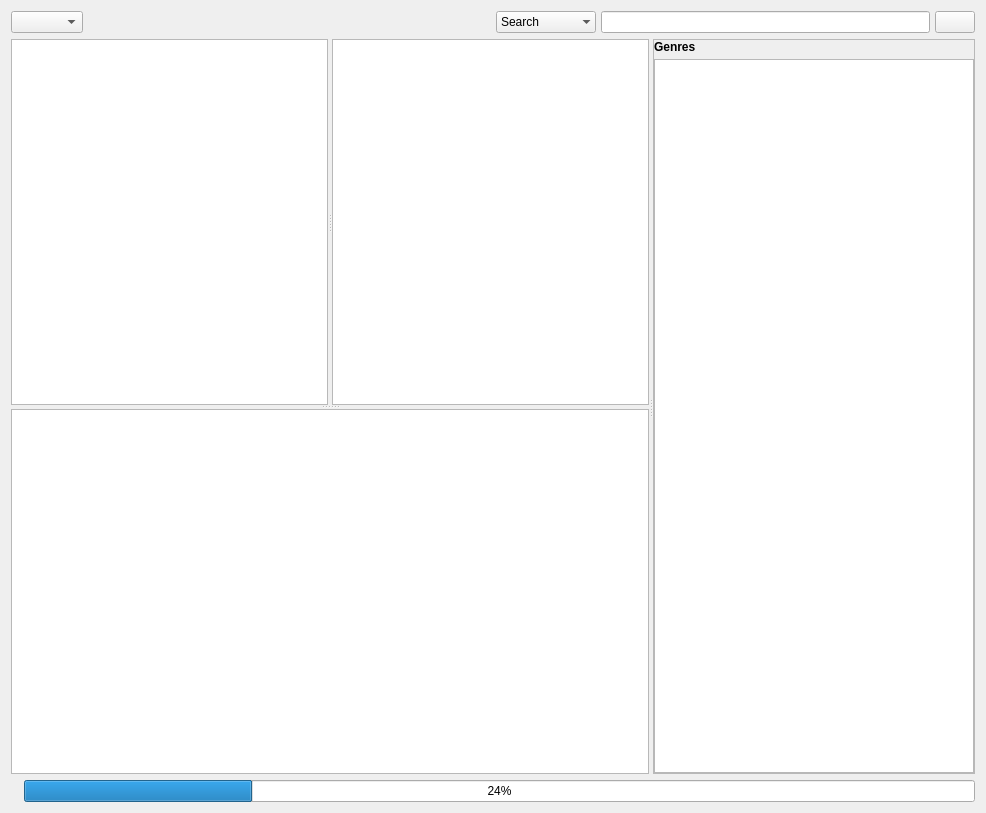
<?xml version="1.0" encoding="UTF-8"?>
<ui version="4.0">
 <class>GUI_LocalLibrary</class>
 <widget class="QWidget" name="GUI_LocalLibrary">
  <property name="geometry">
   <rect>
    <x>0</x>
    <y>0</y>
    <width>986</width>
    <height>813</height>
   </rect>
  </property>
  <property name="sizePolicy">
   <sizepolicy hsizetype="MinimumExpanding" vsizetype="MinimumExpanding">
    <horstretch>0</horstretch>
    <verstretch>0</verstretch>
   </sizepolicy>
  </property>
  <property name="focusPolicy">
   <enum>Qt::ClickFocus</enum>
  </property>
  <property name="acceptDrops">
   <bool>true</bool>
  </property>
  <property name="windowTitle">
   <string>Library</string>
  </property>
  <layout class="QGridLayout" name="gridLayout_2">
   <item row="0" column="0">
    <layout class="QHBoxLayout" name="horizontalLayout">
     <item>
      <widget class="QComboBox" name="combo_lib_chooser">
       <property name="focusPolicy">
        <enum>Qt::TabFocus</enum>
       </property>
      </widget>
     </item>
     <item>
      <spacer name="horizontalSpacer_2">
       <property name="orientation">
        <enum>Qt::Horizontal</enum>
       </property>
       <property name="sizeHint" stdset="0">
        <size>
         <width>40</width>
         <height>20</height>
        </size>
       </property>
      </spacer>
     </item>
    </layout>
   </item>
   <item row="0" column="1">
    <layout class="QHBoxLayout" name="horizontalLayout_2">
     <property name="spacing">
      <number>5</number>
     </property>
     <item>
      <widget class="QComboBox" name="combo_searchfilter">
       <property name="sizePolicy">
        <sizepolicy hsizetype="Preferred" vsizetype="Minimum">
         <horstretch>0</horstretch>
         <verstretch>0</verstretch>
        </sizepolicy>
       </property>
       <property name="minimumSize">
        <size>
         <width>100</width>
         <height>0</height>
        </size>
       </property>
       <property name="focusPolicy">
        <enum>Qt::ClickFocus</enum>
       </property>
       <property name="toolTip">
        <string>Shortcuts: &lt;br /&gt;Search &lt;span style=&quot; font-weight:600;&quot;&gt;s: &lt;br /&gt; &lt;/span&gt;Genre &lt;span style=&quot; font-weight:600;&quot;&gt;g: &lt;br /&gt;&lt;/span&gt;Path &lt;span style=&quot; font-weight:600;&quot;&gt;p:&lt;br/&gt;</string>
       </property>
       <property name="currentIndex">
        <number>0</number>
       </property>
       <property name="sizeAdjustPolicy">
        <enum>QComboBox::AdjustToContents</enum>
       </property>
       <property name="frame">
        <bool>false</bool>
       </property>
       <item>
        <property name="text">
         <string>Search</string>
        </property>
       </item>
       <item>
        <property name="text">
         <string>Genre</string>
        </property>
       </item>
       <item>
        <property name="text">
         <string>Path</string>
        </property>
       </item>
      </widget>
     </item>
     <item>
      <widget class="QLineEdit" name="le_search">
       <property name="sizePolicy">
        <sizepolicy hsizetype="Expanding" vsizetype="Minimum">
         <horstretch>0</horstretch>
         <verstretch>0</verstretch>
        </sizepolicy>
       </property>
       <property name="focusPolicy">
        <enum>Qt::ClickFocus</enum>
       </property>
       <property name="toolTip">
        <string>Search for title, interprets and albums</string>
       </property>
      </widget>
     </item>
     <item>
      <widget class="QPushButton" name="btn_clear">
       <property name="sizePolicy">
        <sizepolicy hsizetype="Minimum" vsizetype="Minimum">
         <horstretch>0</horstretch>
         <verstretch>0</verstretch>
        </sizepolicy>
       </property>
       <property name="focusPolicy">
        <enum>Qt::ClickFocus</enum>
       </property>
       <property name="toolTip">
        <string>Show all interprets, albums, tracks</string>
       </property>
       <property name="text">
        <string/>
       </property>
       <property name="icon">
        <iconset resource="../Resources/Icons.qrc">
         <normaloff>:/Icons/broom.png</normaloff>:/Icons/broom.png</iconset>
       </property>
       <property name="iconSize">
        <size>
         <width>16</width>
         <height>16</height>
        </size>
       </property>
      </widget>
     </item>
    </layout>
   </item>
   <item row="1" column="0" colspan="2">
    <widget class="QStackedWidget" name="stacked_widget">
     <property name="currentIndex">
      <number>0</number>
     </property>
     <widget class="QWidget" name="page_library">
      <layout class="QGridLayout" name="gridLayout_3">
       <property name="margin">
        <number>0</number>
       </property>
       <item row="1" column="0" colspan="2">
        <widget class="QSplitter" name="splitter_genre">
         <property name="sizePolicy">
          <sizepolicy hsizetype="Expanding" vsizetype="MinimumExpanding">
           <horstretch>0</horstretch>
           <verstretch>0</verstretch>
          </sizepolicy>
         </property>
         <property name="orientation">
          <enum>Qt::Horizontal</enum>
         </property>
         <widget class="QSplitter" name="splitter_tracks">
          <property name="orientation">
           <enum>Qt::Vertical</enum>
          </property>
          <widget class="QSplitter" name="splitter_artist_album">
           <property name="orientation">
            <enum>Qt::Horizontal</enum>
           </property>
           <widget class="LibraryView" name="lv_artist">
            <property name="sizePolicy">
             <sizepolicy hsizetype="MinimumExpanding" vsizetype="Expanding">
              <horstretch>0</horstretch>
              <verstretch>0</verstretch>
             </sizepolicy>
            </property>
            <property name="focusPolicy">
             <enum>Qt::StrongFocus</enum>
            </property>
            <property name="acceptDrops">
             <bool>true</bool>
            </property>
            <property name="editTriggers">
             <set>QAbstractItemView::NoEditTriggers</set>
            </property>
            <property name="tabKeyNavigation">
             <bool>false</bool>
            </property>
            <property name="dragEnabled">
             <bool>true</bool>
            </property>
            <property name="dragDropMode">
             <enum>QAbstractItemView::DragDrop</enum>
            </property>
            <property name="alternatingRowColors">
             <bool>true</bool>
            </property>
            <property name="selectionBehavior">
             <enum>QAbstractItemView::SelectRows</enum>
            </property>
            <property name="showGrid">
             <bool>false</bool>
            </property>
            <property name="gridStyle">
             <enum>Qt::NoPen</enum>
            </property>
            <property name="sortingEnabled">
             <bool>true</bool>
            </property>
            <property name="wordWrap">
             <bool>false</bool>
            </property>
            <attribute name="horizontalHeaderHighlightSections">
             <bool>false</bool>
            </attribute>
            <attribute name="horizontalHeaderStretchLastSection">
             <bool>true</bool>
            </attribute>
            <attribute name="verticalHeaderVisible">
             <bool>false</bool>
            </attribute>
            <attribute name="verticalHeaderDefaultSectionSize">
             <number>20</number>
            </attribute>
            <attribute name="verticalHeaderMinimumSectionSize">
             <number>20</number>
            </attribute>
           </widget>
           <widget class="LibraryViewAlbum" name="lv_album">
            <property name="sizePolicy">
             <sizepolicy hsizetype="MinimumExpanding" vsizetype="Expanding">
              <horstretch>0</horstretch>
              <verstretch>0</verstretch>
             </sizepolicy>
            </property>
            <property name="focusPolicy">
             <enum>Qt::StrongFocus</enum>
            </property>
            <property name="acceptDrops">
             <bool>true</bool>
            </property>
            <property name="editTriggers">
             <set>QAbstractItemView::CurrentChanged|QAbstractItemView::SelectedClicked</set>
            </property>
            <property name="tabKeyNavigation">
             <bool>false</bool>
            </property>
            <property name="dragEnabled">
             <bool>true</bool>
            </property>
            <property name="dragDropMode">
             <enum>QAbstractItemView::DragDrop</enum>
            </property>
            <property name="alternatingRowColors">
             <bool>true</bool>
            </property>
            <property name="selectionBehavior">
             <enum>QAbstractItemView::SelectRows</enum>
            </property>
            <property name="showGrid">
             <bool>false</bool>
            </property>
            <property name="gridStyle">
             <enum>Qt::DotLine</enum>
            </property>
            <property name="sortingEnabled">
             <bool>true</bool>
            </property>
            <property name="wordWrap">
             <bool>false</bool>
            </property>
            <attribute name="horizontalHeaderHighlightSections">
             <bool>false</bool>
            </attribute>
            <attribute name="horizontalHeaderStretchLastSection">
             <bool>true</bool>
            </attribute>
            <attribute name="verticalHeaderVisible">
             <bool>false</bool>
            </attribute>
            <attribute name="verticalHeaderDefaultSectionSize">
             <number>20</number>
            </attribute>
            <attribute name="verticalHeaderMinimumSectionSize">
             <number>20</number>
            </attribute>
           </widget>
          </widget>
          <widget class="LibraryView" name="tb_title">
           <property name="sizePolicy">
            <sizepolicy hsizetype="MinimumExpanding" vsizetype="MinimumExpanding">
             <horstretch>0</horstretch>
             <verstretch>0</verstretch>
            </sizepolicy>
           </property>
           <property name="focusPolicy">
            <enum>Qt::StrongFocus</enum>
           </property>
           <property name="acceptDrops">
            <bool>true</bool>
           </property>
           <property name="editTriggers">
            <set>QAbstractItemView::CurrentChanged|QAbstractItemView::SelectedClicked</set>
           </property>
           <property name="tabKeyNavigation">
            <bool>false</bool>
           </property>
           <property name="dragEnabled">
            <bool>true</bool>
           </property>
           <property name="dragDropMode">
            <enum>QAbstractItemView::DragDrop</enum>
           </property>
           <property name="alternatingRowColors">
            <bool>true</bool>
           </property>
           <property name="selectionBehavior">
            <enum>QAbstractItemView::SelectRows</enum>
           </property>
           <property name="showGrid">
            <bool>false</bool>
           </property>
           <property name="gridStyle">
            <enum>Qt::DotLine</enum>
           </property>
           <property name="sortingEnabled">
            <bool>true</bool>
           </property>
           <property name="wordWrap">
            <bool>false</bool>
           </property>
           <attribute name="horizontalHeaderCascadingSectionResizes">
            <bool>true</bool>
           </attribute>
           <attribute name="horizontalHeaderHighlightSections">
            <bool>false</bool>
           </attribute>
           <attribute name="horizontalHeaderMinimumSectionSize">
            <number>23</number>
           </attribute>
           <attribute name="horizontalHeaderShowSortIndicator" stdset="0">
            <bool>true</bool>
           </attribute>
           <attribute name="horizontalHeaderStretchLastSection">
            <bool>true</bool>
           </attribute>
           <attribute name="verticalHeaderVisible">
            <bool>false</bool>
           </attribute>
           <attribute name="verticalHeaderDefaultSectionSize">
            <number>20</number>
           </attribute>
           <attribute name="verticalHeaderMinimumSectionSize">
            <number>20</number>
           </attribute>
          </widget>
         </widget>
         <widget class="QFrame" name="genre_frame">
          <property name="sizePolicy">
           <sizepolicy hsizetype="Preferred" vsizetype="Preferred">
            <horstretch>0</horstretch>
            <verstretch>0</verstretch>
           </sizepolicy>
          </property>
          <property name="minimumSize">
           <size>
            <width>0</width>
            <height>100</height>
           </size>
          </property>
          <property name="frameShape">
           <enum>QFrame::StyledPanel</enum>
          </property>
          <property name="frameShadow">
           <enum>QFrame::Raised</enum>
          </property>
          <layout class="QGridLayout" name="gridLayout">
           <property name="verticalSpacing">
            <number>5</number>
           </property>
           <property name="margin">
            <number>0</number>
           </property>
           <item row="0" column="0">
            <widget class="QLabel" name="lab_genre">
             <property name="font">
              <font>
               <weight>75</weight>
               <bold>true</bold>
              </font>
             </property>
             <property name="text">
              <string>Genres</string>
             </property>
            </widget>
           </item>
           <item row="2" column="0">
            <widget class="QStackedWidget" name="stacked_genre_widget">
             <property name="currentIndex">
              <number>0</number>
             </property>
             <widget class="QWidget" name="page">
              <layout class="QGridLayout" name="gridLayout_5">
               <property name="horizontalSpacing">
                <number>0</number>
               </property>
               <property name="verticalSpacing">
                <number>3</number>
               </property>
               <property name="margin">
                <number>0</number>
               </property>
               <item row="0" column="0">
                <widget class="LibraryGenreView" name="lv_genres">
                 <property name="sizePolicy">
                  <sizepolicy hsizetype="Expanding" vsizetype="Expanding">
                   <horstretch>0</horstretch>
                   <verstretch>0</verstretch>
                  </sizepolicy>
                 </property>
                 <property name="font">
                  <font>
                   <weight>75</weight>
                   <bold>true</bold>
                  </font>
                 </property>
                 <property name="focusPolicy">
                  <enum>Qt::StrongFocus</enum>
                 </property>
                 <property name="dragDropMode">
                  <enum>QAbstractItemView::DropOnly</enum>
                 </property>
                 <property name="alternatingRowColors">
                  <bool>true</bool>
                 </property>
                 <property name="selectionMode">
                  <enum>QAbstractItemView::ExtendedSelection</enum>
                 </property>
                 <attribute name="headerVisible">
                  <bool>false</bool>
                 </attribute>
                 <column>
                  <property name="text">
                   <string notr="true">1</string>
                  </property>
                 </column>
                </widget>
               </item>
              </layout>
             </widget>
             <widget class="QWidget" name="page_2">
              <layout class="QVBoxLayout" name="verticalLayout">
               <property name="spacing">
                <number>6</number>
               </property>
               <property name="margin">
                <number>0</number>
               </property>
               <item>
                <spacer name="verticalSpacer_4">
                 <property name="orientation">
                  <enum>Qt::Vertical</enum>
                 </property>
                 <property name="sizeHint" stdset="0">
                  <size>
                   <width>20</width>
                   <height>40</height>
                  </size>
                 </property>
                </spacer>
               </item>
               <item>
                <widget class="QLabel" name="label_2">
                 <property name="lineWidth">
                  <number>0</number>
                 </property>
                 <property name="text">
                  <string>No genres found</string>
                 </property>
                 <property name="alignment">
                  <set>Qt::AlignCenter</set>
                 </property>
                 <property name="wordWrap">
                  <bool>true</bool>
                 </property>
                </widget>
               </item>
               <item>
                <widget class="QPushButton" name="btn_reload_library">
                 <property name="focusPolicy">
                  <enum>Qt::NoFocus</enum>
                 </property>
                 <property name="text">
                  <string>Reload library</string>
                 </property>
                </widget>
               </item>
               <item>
                <spacer name="verticalSpacer_3">
                 <property name="orientation">
                  <enum>Qt::Vertical</enum>
                 </property>
                 <property name="sizeHint" stdset="0">
                  <size>
                   <width>20</width>
                   <height>40</height>
                  </size>
                 </property>
                </spacer>
               </item>
              </layout>
             </widget>
            </widget>
           </item>
          </layout>
         </widget>
        </widget>
       </item>
      </layout>
     </widget>
     <widget class="QWidget" name="page_library_path">
      <layout class="QGridLayout" name="gridLayout_4">
       <item row="0" column="0">
        <spacer name="verticalSpacer_2">
         <property name="orientation">
          <enum>Qt::Vertical</enum>
         </property>
         <property name="sizeHint" stdset="0">
          <size>
           <width>20</width>
           <height>320</height>
          </size>
         </property>
        </spacer>
       </item>
       <item row="1" column="0" colspan="3">
        <widget class="QLabel" name="label">
         <property name="sizePolicy">
          <sizepolicy hsizetype="MinimumExpanding" vsizetype="Preferred">
           <horstretch>0</horstretch>
           <verstretch>0</verstretch>
          </sizepolicy>
         </property>
         <property name="text">
          <string>You haven't specified a library path yet</string>
         </property>
         <property name="alignment">
          <set>Qt::AlignCenter</set>
         </property>
        </widget>
       </item>
       <item row="2" column="0">
        <spacer name="horizontalSpacer_3">
         <property name="orientation">
          <enum>Qt::Horizontal</enum>
         </property>
         <property name="sizeHint" stdset="0">
          <size>
           <width>334</width>
           <height>20</height>
          </size>
         </property>
        </spacer>
       </item>
       <item row="2" column="1">
        <widget class="QPushButton" name="btn_setLibrary">
         <property name="sizePolicy">
          <sizepolicy hsizetype="MinimumExpanding" vsizetype="Preferred">
           <horstretch>0</horstretch>
           <verstretch>0</verstretch>
          </sizepolicy>
         </property>
         <property name="maximumSize">
          <size>
           <width>200</width>
           <height>16777215</height>
          </size>
         </property>
         <property name="focusPolicy">
          <enum>Qt::NoFocus</enum>
         </property>
         <property name="text">
          <string>Set library path</string>
         </property>
         <property name="icon">
          <iconset>
           <normaloff>:/Icons/icons/import.svg.png</normaloff>:/Icons/icons/import.svg.png</iconset>
         </property>
        </widget>
       </item>
       <item row="2" column="2">
        <spacer name="horizontalSpacer">
         <property name="orientation">
          <enum>Qt::Horizontal</enum>
         </property>
         <property name="sizeHint" stdset="0">
          <size>
           <width>334</width>
           <height>20</height>
          </size>
         </property>
        </spacer>
       </item>
       <item row="3" column="0">
        <spacer name="verticalSpacer">
         <property name="orientation">
          <enum>Qt::Vertical</enum>
         </property>
         <property name="sizeHint" stdset="0">
          <size>
           <width>20</width>
           <height>320</height>
          </size>
         </property>
        </spacer>
       </item>
      </layout>
     </widget>
    </widget>
   </item>
   <item row="2" column="0" colspan="2">
    <layout class="QHBoxLayout" name="horizontalLayout_4">
     <item>
      <widget class="QLabel" name="lab_progress">
       <property name="text">
        <string/>
       </property>
      </widget>
     </item>
     <item>
      <widget class="QProgressBar" name="pb_progress">
       <property name="value">
        <number>24</number>
       </property>
      </widget>
     </item>
    </layout>
   </item>
  </layout>
 </widget>
 <customwidgets>
  <customwidget>
   <class>LibraryView</class>
   <extends>QTableView</extends>
   <header>GUI/Library/Views/LibraryView.h</header>
  </customwidget>
  <customwidget>
   <class>LibraryViewAlbum</class>
   <extends>QTableView</extends>
   <header>GUI/Library/Views/LibraryViewAlbum.h</header>
  </customwidget>
  <customwidget>
   <class>LibraryGenreView</class>
   <extends>QTreeWidget</extends>
   <header>GUI/Library/Views/LibraryGenreView.h</header>
  </customwidget>
 </customwidgets>
 <tabstops>
  <tabstop>combo_lib_chooser</tabstop>
  <tabstop>lv_artist</tabstop>
  <tabstop>lv_album</tabstop>
  <tabstop>lv_genres</tabstop>
  <tabstop>tb_title</tabstop>
 </tabstops>
 <resources>
  <include location="../Resources/Icons.qrc"/>
 </resources>
 <connections/>
</ui>
